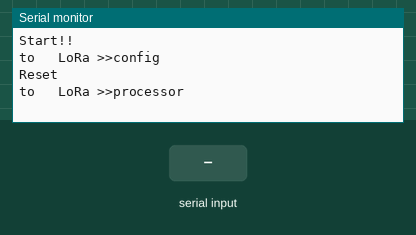
Bench run of a sketch on a simulated Arduino Uno, built with avr-gcc and run on an emulated ATmega328P. On the bench: the last lines printed to the serial monitor. The inputs (shaded band) are chosen by the test bench.

Above: at 7.3 s.
7.4 s: "2" received over the second serial link
At 9.1 s:
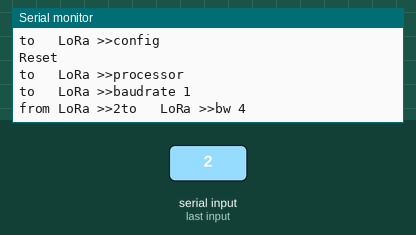
10.0 s: "1" received over the second serial link
At 10.8 s:
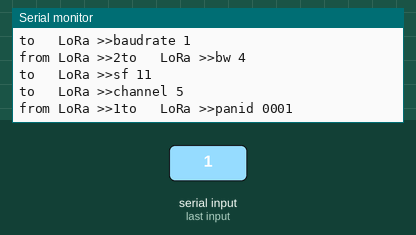
12.5 s: "0" received over the second serial link
At 13.2 s:
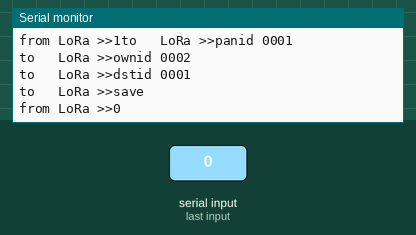

The sketch:

0002_child.ino
```cpp
#include <SoftwareSerial.h>
#include "RTClib.h"

#define UART_RX 17  // ES920LR 8(TX)
#define UART_TX 16  // ES920LR 9(RX)
#define LoRa_Rst 5 //  ES920LR 24(RESETB)

SoftwareSerial LoRa_ss(UART_TX, UART_RX);

RTC_DS1307 rtc;

char daysOfTheWeek[7][12] = {"Sunday", "Monday", "Tuesday", "Wednesday", "Thursday", "Friday", "Saturday"};
char* data0002;

void LoRa_read() {
  // just read message
  if (LoRa_ss.available())Serial.print("from LoRa >>");
  while (LoRa_ss.available()) {
    char c = LoRa_ss.read();
    if (c < 0x80){
      Serial.print(c);
    }
    delay(1);
  }
}

void LoRa_read_data(int id) {
  //read and rewrites the data to send for each child
  if (id == 2){
    char message[30] = {'\0'};
    if (LoRa_ss.available())Serial.print("from LoRa >>");
    int idx = 0;
    while (LoRa_ss.available()) {
      char c = {LoRa_ss.read()};
      Serial.print(c);
      message[idx] = c;
      idx += 1;
      //strcat(message, c);
      delay(1);
    }
    data0002 = message;
    Serial.print(data0002);
  }else{
    Serial.print("No such id exists");
  }
}

void LoRa_write(char msg[]) {
  // write message
  LoRa_ss.write(msg);
  Serial.print("to   LoRa >>");
  Serial.print(msg);
  delay(500);
  LoRa_read();
}

String parsed_data[3] = {"\0"};

int split(String data, char delimiter, String *dst){
    int index = 0;
    dst[index] = "";
    int arraySize = (sizeof(data)/sizeof((data)[0]));
    int datalength = data.length();
    for (int i = 0; i < datalength; i++) {
        char tmp = data.charAt(i);
        if ( tmp == delimiter ) {
            index++;
            dst[index] = "";
            if ( index > (arraySize - 1)) return -1;
        }
        else dst[index] += tmp;
    }
    return (index + 1);
}

void setup() {

  // RTC setting up
  if (! rtc.begin()) {
    Serial.println("Couldn't find RTC");
    Serial.flush();
    while (1) delay(10);
  }

  if (! rtc.isrunning()) {
    Serial.println("RTC is NOT running, let's set the time!");
    // When time needs to be set on a new device, or after a power loss, the
    // following line sets the RTC to the date & time this sketch was compiled
    rtc.adjust(DateTime(F(__DATE__), F(__TIME__)));
    // This line sets the RTC with an explicit date & time, for example to set
    // January 21, 2014 at 3am you would call:
    // rtc.adjust(DateTime(2014, 1, 21, 3, 0, 0));
  }

  // When time needs to be re-set on a previously configured device, the
  // following line sets the RTC to the date & time this sketch was compiled
  rtc.adjust(DateTime(F(__DATE__), F(__TIME__)));
  // This line sets the RTC with an explicit date & time, for example to set
  // January 21, 2014 at 3am you would call:
  // rtc.adjust(DateTime(2014, 1, 21, 3, 0, 0));

  Serial.begin(9600);
  while(!Serial){
    //wait till Serial
  }
  LoRa_ss.begin(9600);

  Serial.println("Start!!");

  LoRa_write("config\r\n");

  // define reset
  pinMode(LoRa_Rst , OUTPUT);
  delay(1000);
  digitalWrite(LoRa_Rst, HIGH);
  delay(1000);

  // reset
  Serial.println("Reset");
  digitalWrite(LoRa_Rst, LOW);
  delay(1000);
  digitalWrite(LoRa_Rst, HIGH);
  delay(3000);

  // read
  LoRa_read();

  // select processor mode
  LoRa_write("processor\r\n");
  delay(1000);

  // default config
  // LoRa_write("load\r\n");
  // delay(100);

  // baudrate 9600
  LoRa_write("baudrate 1\r\n");
  delay(100);

  // 125kHz
  LoRa_write("bw 4\r\n");
  delay(100);

  // spreading factor 11
  LoRa_write("sf 11\r\n");
  delay(100);

  // channel 5
  LoRa_write("channel 5\r\n");
  delay(100);

  // PAN
  LoRa_write("panid 0001\r\n");
  delay(100);

  // own network id
  LoRa_write("ownid 0002\r\n");
  delay(100);

  // destination network id (parent)
  LoRa_write("dstid 0001\r\n");
  delay(100);

  // save
  LoRa_write("save\r\n");
  delay(10000);

  // into operation mode
  LoRa_write("start\r\n");
  delay(1000);


}

void loop() {

  if (LoRa_ss.available()){
    DateTime now = rtc.now();
    // Serial.print(now.year(), DEC);
    // Serial.print('/');
    // Serial.print(now.month(), DEC);
    // Serial.print('/');
    // Serial.print(now.day(), DEC);
    // Serial.print(" (");
    // Serial.print(daysOfTheWeek[now.dayOfTheWeek()]);
    // Serial.print(") ");
    // Serial.print(now.hour(), DEC);
    // Serial.print(':');
    // Serial.print(now.minute(), DEC);
    // Serial.print(':');
    // Serial.print(now.second(), DEC);
    // Serial.println();

    // get data from LoRa and parse it
    Serial.print("from LoRa >>");
    String data = LoRa_ss.readString();
    Serial.print(data);
    int index = split(data, ',', parsed_data);
    // send data if this edge is requested to send data
    if (parsed_data[0].equals("2")){
      Serial.println("It's my turn!!");
      char datetosend[16];
      itoa(now.unixtime(), datetosend, 10);
      strcat(datetosend, "\r\n");
      LoRa_write(datetosend);
    }else{
      Serial.println("Not my turn :(");
    }
  }
  delay(100);

}
```

Measured:
- after the input at 7.4 s, the serial monitor: prints a new line after 1.1 s (image 1)
- after the input at 10.0 s, the serial monitor: prints a new line after 0.36 s (image 2)
- after the input at 12.5 s, the serial monitor: prints a new line after 0.31 s (image 3)
